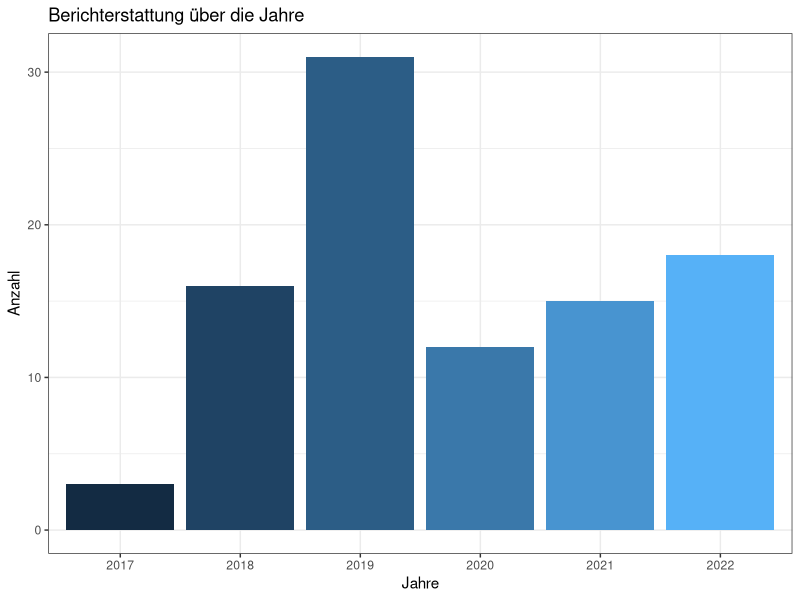
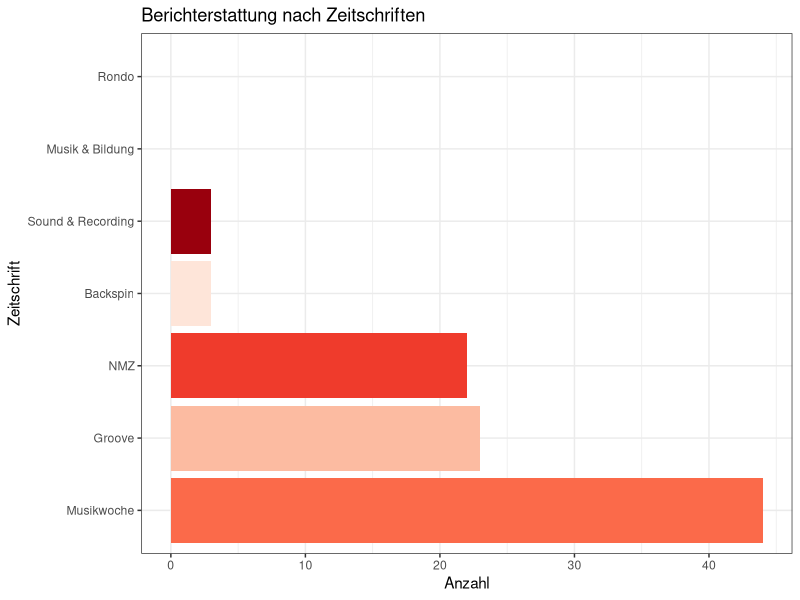
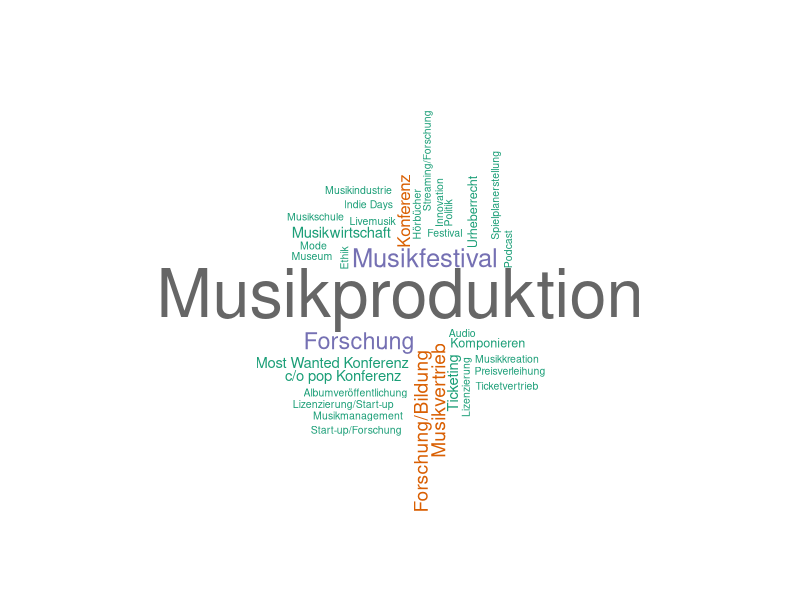
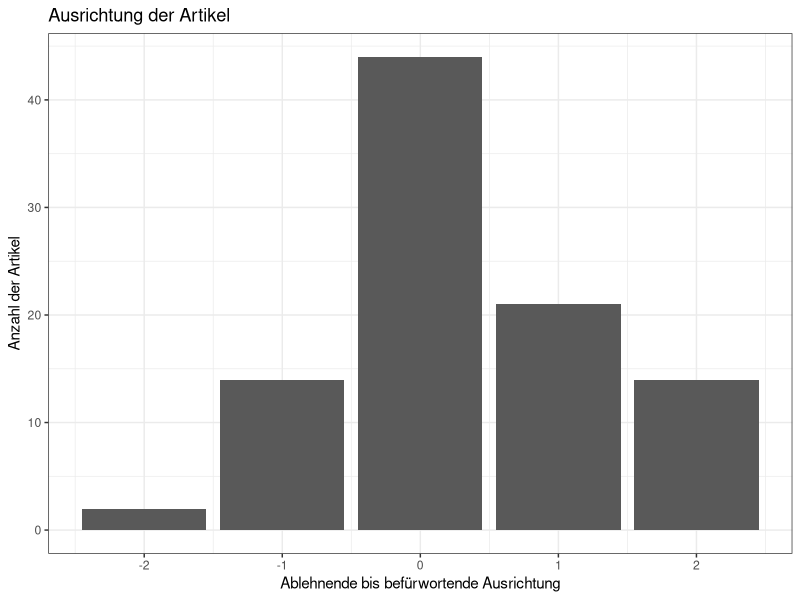
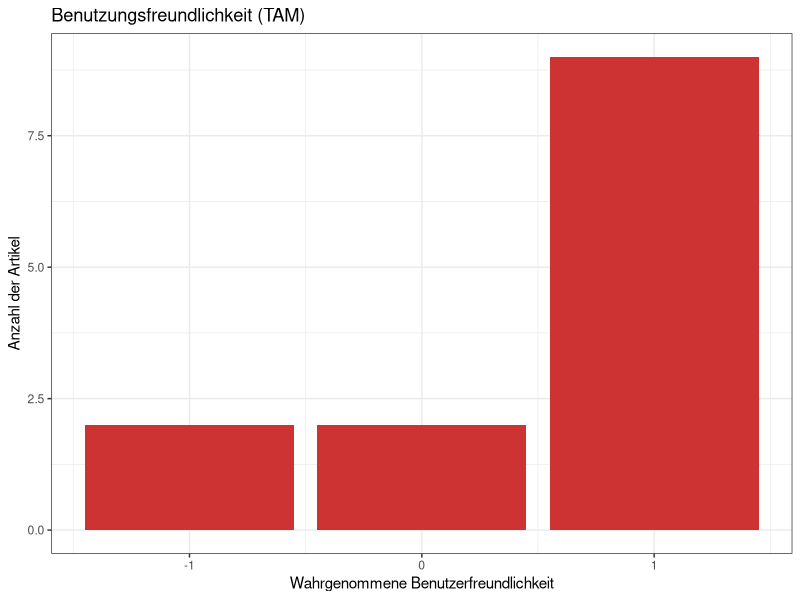
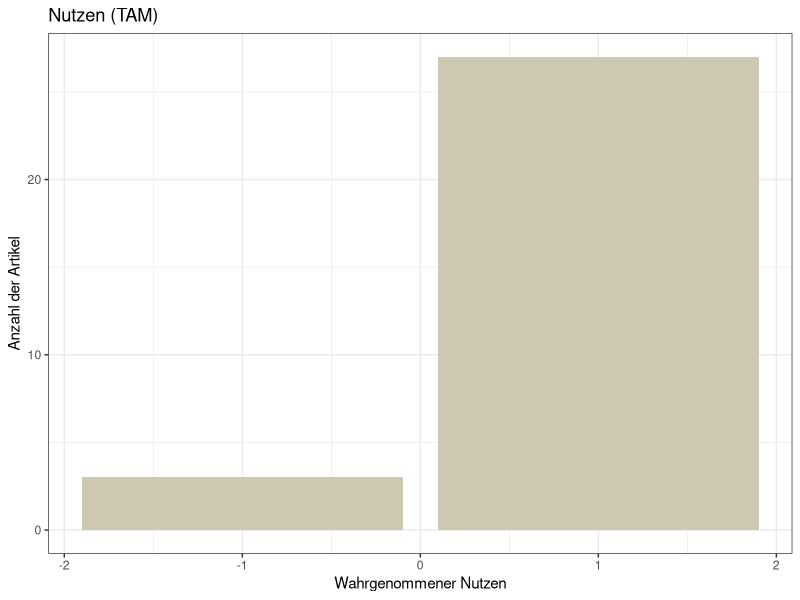
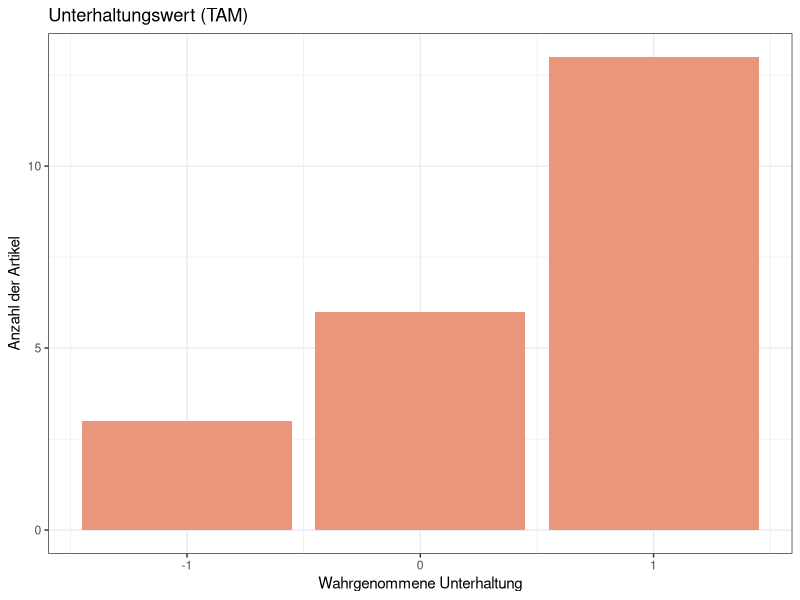

Source code (R) for these figures, in order:
library(tidyverse)
library(wordcloud)
theme_set(theme_bw())

# Load data
df <- read.csv("data/data_ia_ki.csv", sep = ";")
# Load overall data (ratio between articles with and without AI)
dat_all <- read.csv("data/daten_alle_artikel_ki.csv", sep = ";")

# 1. Amount of media coverage over the years 2016-2022

df_yearly <- df %>%
  group_by(Jahr) %>%
  summarise(Anzahl = n()) %>%
  arrange(Jahr)

plot_yearly <- ggplot(df_yearly,
                      aes(x = as.factor(Jahr), y = Anzahl)) +
  geom_bar(stat = "identity", aes(fill = Jahr)) +
  labs(title = "Berichterstattung über die Jahre",
       x = "Jahre") +
  theme(legend.position = "none")

plot_yearly

## Differences between magazines

df_by_magazine <- df %>%
  group_by(Zeitschrift) %>%
  summarise(Anzahl = n()) %>%
  arrange(-Anzahl)

df_by_magazine <- rbind(df_by_magazine, c("Musik & Bildung", 0))
df_by_magazine <- rbind(df_by_magazine, c("Rondo", 0))
df_by_magazine$Anzahl <- as.numeric(df_by_magazine$Anzahl)

plot_by_magazine <- ggplot(df_by_magazine,
                           aes(x = reorder(Zeitschrift, -Anzahl), y = Anzahl)) +
  geom_bar(stat = "identity", aes(fill = Zeitschrift)) +
  coord_flip() +
  labs(title = "Berichterstattung nach Zeitschriften",
       x = "Zeitschrift") +
  scale_fill_brewer(palette = "Reds") +
  theme(legend.position = "none")

plot_by_magazine

# 2. AI as main or sub theme

df_main_vs_sub <- df %>%
  group_by(Haupt..Nebenthema..1...Haupt..2...Neben.) %>%
  summarise(Anzahl = n())

df_main_vs_sub

# 3. Specific AI topics

df_ki_topics <- df %>%
  select(KI.Thema..KI..Machine.Learning..Neuronale.Netzwerke.,
         KI.Thema.2, KI.Thema.3) %>%
  gather(key = "Kategorie", value = "Thema") %>%
  group_by(Thema) %>%
  summarise(Anzahl = n()) %>%
  arrange(-Anzahl)

df_ki_topics

# 4. Overall topics

df_general_topic <- df %>%
  group_by(Allgemeines.Bezugsthema..Musikproduktion..Musikvertrieb..Forschung.) %>%
  summarise(Anzahl = n()) %>%
  arrange(-Anzahl)

df_general_topic

wordcloud(words = df_general_topic$Allgemeines.Bezugsthema..Musikproduktion..Musikvertrieb..Forschung.,
          freq = df_general_topic$Anzahl, min.freq = 1,
          max.words=200, random.order=FALSE, rot.per=0.35,
          colors=brewer.pal(8, "Dark2"))

# 5. People and organisations
## People

df_actors <- df %>%
  select(starts_with("Akteure")) %>%
  gather(key = "AkteurNum", value = "Akteur") %>%
  group_by(Akteur) %>%
  summarise(Anzahl = n()) %>%
  arrange(-Anzahl)

df_actors

## Organisations
df_companies <- df %>%
  select(starts_with("Beteiligte.Unternehmen")) %>%
  gather(key = "UnternehmenNum", value = "Unternehmen") %>%
  group_by(Unternehmen) %>%
  summarise(Anzahl = n()) %>%
  arrange(-Anzahl)

df_companies

# 6. Framing of articles
df_orientation <- df %>%
  group_by(Ausrichtung..KI.ablehnend..2..KI.kritisch..1..neutral.0..KI.optimistisch.1..KI.befürwortend.2.) %>%
  summarise(Anzahl = n())

df_orientation

plot_orientation <- ggplot(df_orientation, aes(x = Ausrichtung..KI.ablehnend..2..KI.kritisch..1..neutral.0..KI.optimistisch.1..KI.befürwortend.2.,
                                               y = Anzahl)) +
  geom_bar(stat = "identity") +
  labs(title = "Ausrichtung der Artikel",
       x = "Ablehnende bis befürwortende Ausrichtung",
       y = "Anzahl der Artikel")

plot_orientation

df$framing <- df$Ausrichtung..KI.ablehnend..2..KI.kritisch..1..neutral.0..KI.optimistisch.1..KI.befürwortend.2.

xtabs(~df$framing+df$Zeitschrift)

group_by(df, Zeitschrift) %>%
  summarise(
    mean = mean(framing, na.rm = TRUE),
    sd = sd(framing, na.rm = TRUE)
  )

# 7. TAM
## Usability
df_usability <- df %>%
  group_by(Benutzungsfreundlichkeit..TAM....1.nicht.freundlich..0.neutral...1.freundlich...nicht.gegeben.) %>%
  summarise(Anzahl = n())

df_usability

plot_usability <- ggplot(df_usability, aes(x = Benutzungsfreundlichkeit..TAM....1.nicht.freundlich..0.neutral...1.freundlich...nicht.gegeben., y = Anzahl)) +
  geom_bar(stat = "identity", fill = "brown3") +
  labs(title = "Benutzungsfreundlichkeit (TAM)",
       x = "Wahrgenommene Benutzerfreundlichkeit",
       y = "Anzahl der Artikel")

plot_usability

## Usefulness
df_usefulness <- df %>%
  group_by(Nutzen..TAM....1.nicht.nützlich..0.neutral...1.nützlich...nicht.gegeben.) %>%
  summarise(Anzahl = n())

df_usefulness

plot_usefulness <- ggplot(df_usefulness, aes(x = Nutzen..TAM....1.nicht.nützlich..0.neutral...1.nützlich...nicht.gegeben.,
                                             y = Anzahl)) +
  geom_bar(stat = "identity", fill = "cornsilk3") +
  labs(title = "Nutzen (TAM)",
       x = "Wahrgenommener Nutzen",
       y = "Anzahl der Artikel")

plot_usefulness

## Enjoyment
df_enjoyment <- df %>%
  group_by(Unterhaltungswert..TAM....1.nicht.unterhaltsam..0.neutral...1.unterhaltsam...nicht.gegeben.) %>%
  summarise(Anzahl = n())

df_enjoyment

plot_enjoyment <- ggplot(df_enjoyment, aes(x = Unterhaltungswert..TAM....1.nicht.unterhaltsam..0.neutral...1.unterhaltsam...nicht.gegeben.,
                                           y = Anzahl)) +
  geom_bar(stat = "identity", fill = "darksalmon") +
  labs(title = "Unterhaltungswert (TAM)",
            x = "Wahrgenommene Unterhaltung",
            y = "Anzahl der Artikel")

plot_enjoyment
